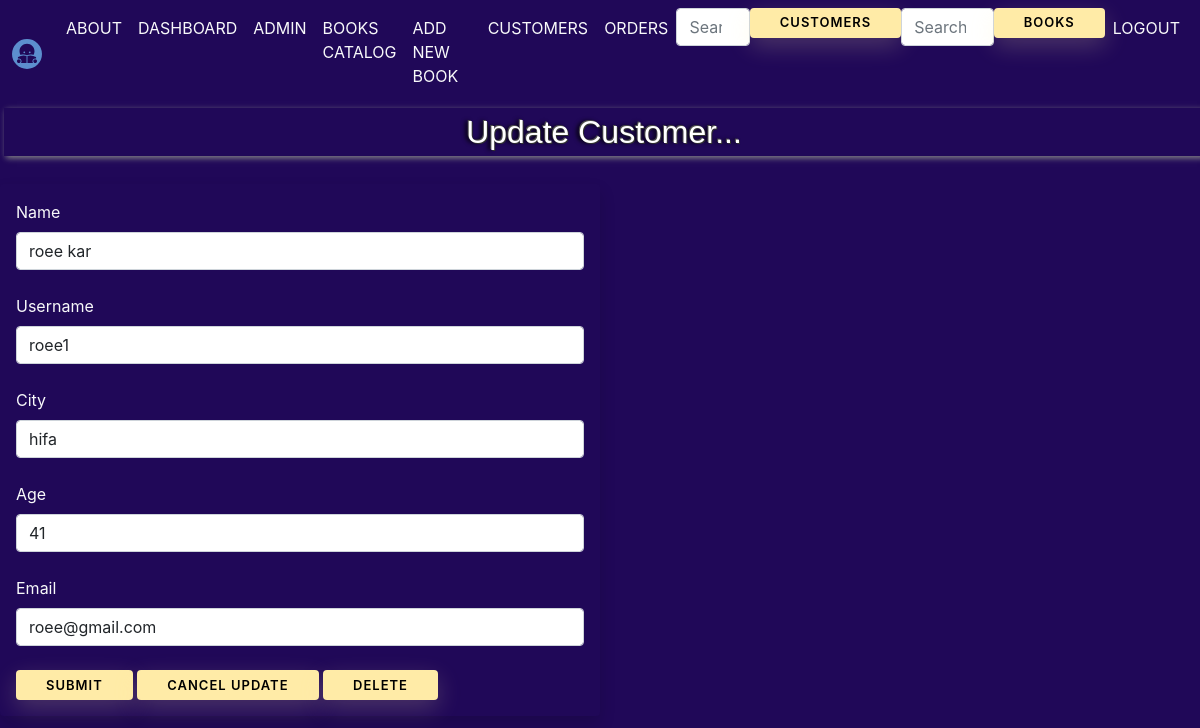
Screenshot of /update_customer/1 (signed in) with the database file from the repository.
### models.py (models this page shows, shortened)
class Customers(db.Model, UserMixin):
    id        = db.Column(db.Integer, primary_key=True)
    name      = db.Column(db.String(200), nullable=False)
    username   = db.Column(db.String(200), nullable=False, unique=True)
    city      = db.Column(db.String(200), nullable=False)
    age       = db.Column(db.String(10), nullable=False)
    email      = db.Column(db.String(200), nullable=False)
    date_added = db.Column(db.DateTime, default=datetime.datetime.utcnow)
    issue_book = db.relationship("Orders", backref="issuer", lazy=True)
    password_hash= db.Column(db.String(128))
    @property
    def password(self):
       raise AttributeError("password is not a readable attribute")

### app.py (the view)
@app.route('/update_customer/<int:id>', methods=['GET','POST'])
@login_required
def Update_customer(id):
    form=CustomerForm()
    name_to_update=Customers.query.get_or_404(id)
    if request.method=="POST":
        name_to_update.name=request.form['name']
        name_to_update.username=request.form['username']
        name_to_update.city=request.form['city']
        name_to_update.age=request.form['age']
        name_to_update.email=request.form['email']
        try:
            db.session.commit()
            flash('Customer Updated Successfully!')
            our_books=Books.query.order_by(Books.id)
            our_customers=Customers.query.order_by(Customers.date_added)
            return render_template("dashboard.html", form=form, our_books=our_books, our_customers=our_customers )
        except:
            flash('Error! Try Again')
            return render_template ("update_customer.html", form=form, name_to_update=name_to_update, id=id )
    else:
        return render_template ("update_customer.html", form=form, name_to_update=name_to_update, id=id )

### forms.py
class CustomerForm(FlaskForm):
    name = StringField('Name', validators=[DataRequired()])
    username   = StringField('Username', validators=[DataRequired()])
    city = StringField('City', validators=[DataRequired()])
    age = StringField('Age', validators=[DataRequired()])
    email  = StringField('Email', validators=[DataRequired()])
    password_hash = PasswordField('Password', validators=[DataRequired(), EqualTo('password_hash2', message='Passwords Must Match!')])
    password_hash2 = PasswordField('Confirm Password', validators=[DataRequired()])
    submit = SubmitField('Submit')

class SearchForm(FlaskForm):
    searched = StringField("Searched")
    submit = SubmitField('Submit')

### app.py (called while the page is built)
@login_manager.user_loader
def load_admin(admin_id):
    return Admins.query.get(int(admin_id))

@app.context_processor
def base():
    form=SearchForm()
    return dict(form=form)

@app.context_processor
def base():
    form=Search2Form()
    return dict(form=form)

### templates/update_customer.html (shortened to what this page needs)
{% extends 'layout.html' %}
{% block body %}
{% if id == current_user.id %}
<h1>Update Customer...</h1>
<br />
<div class="w-50 shadow p-3 mb-5 bg-transparent rounded text-light">
	<form action="/update_customer/{{ name_to_update.id }}" method="POST">
		{{ form.name.label(class="form-label") }}
		{{ form.name(class="form-control", value=name_to_update.name) }}
		<br />
		{{ form.username.label(class="form-label") }}
		{{ form.username(class="form-control", value=name_to_update.username) }}
		<br />
		{{ form.city.label(class="form-label") }}
		{{ form.city(class="form-control", value=name_to_update.city) }}
		<br />
		{{ form.age.label(class="form-label") }}
		{{ form.age(class="form-control", value=name_to_update.age) }}
		<br />
		{{ form.email.label(class="form-label") }}
    	{{ form.email(class="form-control", value=name_to_update.email) }}
    	<br />
		{{ form.submit(class="btn btn-secondary") }}
		<a href="{{ url_for('dashboard') }}" class="btn btn-danger">Cancel Update</a>
		<a href="{{ url_for('customer.delete_customer', id=id) }}" class="btn btn-danger">Delete</a>
	</form>
</div>
{% endif %}
{% endblock %}

### static/css/style.css (style rules this page uses)
body { background-color: rgb(7, 7, 56); }
h1 { font-size: 32px; text-shadow: -1px -1px rgb(77, 77, 77), 1px 1px rgb(49, 49, 49), -3px 0 4px #000; font-family:Arial, Helvetica, sans-serif; color: rgb(255, 255, 255); padding:5px; font-weight:lighter; -moz-box-shadow: 2px 2px 6px #888; -webkit-box-shadow: 2px 2px 6px #888; box-shadow:2px 2px 6px #888; text-align:center; display:block; margin:4px; width: 100%; background-image:url(images/background-h1-wood.jpg); }
.btn { border-radius: 4px; height: 30px; font-size: 13px; font-weight: 600; text-transform: uppercase; -webkit-transition : all 200ms linear; transition: all 200ms linear; padding: 0 30px; letter-spacing: 1px; display: -webkit-inline-flex; display: -ms-inline-flexbox; display: inline-flex; -webkit-align-items: center; -moz-align-items: center; -ms-align-items: center; align-items: center; -webkit-justify-content: center; -moz-justify-content: center; -ms-justify-content: center; justify-content: center; -ms-flex-pack: center; text-align: center; border: none; background-color: #ffeba7; color: #000000; box-shadow: 0 8px 24px 0 rgba(255,235,167,.2); }
.btn:last-child { margin: 0; }
body { font-family: -apple-system, BlinkMacSystemFont, Segoe UI, Roboto, Open Sans, Ubuntu, Fira Sans, Helvetica Neue, sans-serif; font-size: 1rem; color: #222; background-color: #200858; margin: 0; }

### rows the page displays
Customers: name "roee kar", username "roee1", city "hifa", age "41", email "roee@gmail.com"
